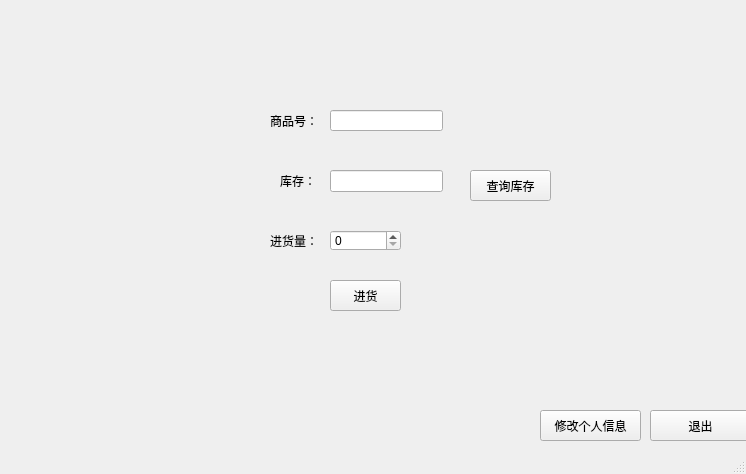
<?xml version="1.0" encoding="UTF-8"?>
<ui version="4.0">
 <class>goodsman</class>
 <widget class="QMainWindow" name="goodsman">
  <property name="geometry">
   <rect>
    <x>0</x>
    <y>0</y>
    <width>746</width>
    <height>474</height>
   </rect>
  </property>
  <property name="windowTitle">
   <string>MainWindow</string>
  </property>
  <widget class="QWidget" name="centralwidget">
   <widget class="QPushButton" name="pushButton">
    <property name="geometry">
     <rect>
      <x>650</x>
      <y>410</y>
      <width>101</width>
      <height>31</height>
     </rect>
    </property>
    <property name="text">
     <string>退出</string>
    </property>
   </widget>
   <widget class="QLabel" name="label_6">
    <property name="geometry">
     <rect>
      <x>280</x>
      <y>170</y>
      <width>41</width>
      <height>21</height>
     </rect>
    </property>
    <property name="text">
     <string>库存：</string>
    </property>
   </widget>
   <widget class="QLabel" name="label_7">
    <property name="geometry">
     <rect>
      <x>270</x>
      <y>110</y>
      <width>51</width>
      <height>21</height>
     </rect>
    </property>
    <property name="text">
     <string>商品号：</string>
    </property>
   </widget>
   <widget class="QLabel" name="label_8">
    <property name="geometry">
     <rect>
      <x>270</x>
      <y>230</y>
      <width>51</width>
      <height>21</height>
     </rect>
    </property>
    <property name="text">
     <string>进货量：</string>
    </property>
   </widget>
   <widget class="QPushButton" name="pushButton_import">
    <property name="geometry">
     <rect>
      <x>330</x>
      <y>280</y>
      <width>71</width>
      <height>31</height>
     </rect>
    </property>
    <property name="text">
     <string>进货</string>
    </property>
   </widget>
   <widget class="QPushButton" name="pushButton_5">
    <property name="geometry">
     <rect>
      <x>540</x>
      <y>410</y>
      <width>101</width>
      <height>31</height>
     </rect>
    </property>
    <property name="text">
     <string>修改个人信息</string>
    </property>
   </widget>
   <widget class="QPushButton" name="pushButton_stock">
    <property name="geometry">
     <rect>
      <x>470</x>
      <y>170</y>
      <width>81</width>
      <height>31</height>
     </rect>
    </property>
    <property name="text">
     <string>查询库存</string>
    </property>
   </widget>
   <widget class="QLineEdit" name="lineEdit">
    <property name="geometry">
     <rect>
      <x>330</x>
      <y>110</y>
      <width>113</width>
      <height>21</height>
     </rect>
    </property>
   </widget>
   <widget class="QSpinBox" name="spinBox_stock">
    <property name="geometry">
     <rect>
      <x>330</x>
      <y>230</y>
      <width>71</width>
      <height>21</height>
     </rect>
    </property>
   </widget>
   <widget class="QLineEdit" name="lineEdit_stock">
    <property name="geometry">
     <rect>
      <x>330</x>
      <y>170</y>
      <width>113</width>
      <height>22</height>
     </rect>
    </property>
   </widget>
  </widget>
  <widget class="QMenuBar" name="menubar">
   <property name="geometry">
    <rect>
     <x>0</x>
     <y>0</y>
     <width>746</width>
     <height>22</height>
    </rect>
   </property>
  </widget>
  <widget class="QStatusBar" name="statusbar"/>
 </widget>
 <resources/>
 <connections/>
</ui>
